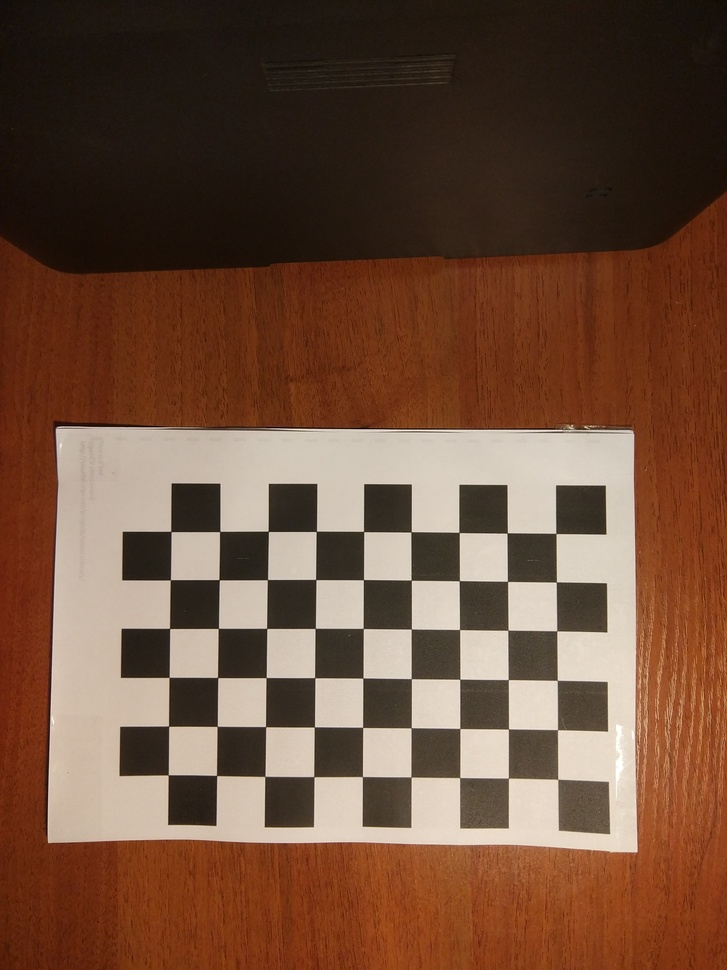
#> input picture Camera calibration/python camera calibration/corners/photo for calibration/chessboard (01).jpg, 727 x 970 px, shrunk from 3000 x 4000 before the run; its folder holds only this picture in this run
$ python calibrate.py
#> lines starting #> are read from the running program, lines starting #| are printed output that depends on the picture; after the words box and inside, x2 and y2 are one past the last pixel; in counts of white or black regions, pixels touching at a corner belong together; long printed decimals are rounded
import numpy as np
import cv2
import glob

# termination criteria
criteria = (cv2.TERM_CRITERIA_EPS + cv2.TERM_CRITERIA_MAX_ITER, 25, 0.001)

# prepare object points, like (0,0,0), (1,0,0), (2,0,0) ....,(8,5,0)
objp = np.zeros((6*9,3), np.float32)
objp[:,:2] = np.mgrid[0:9,0:6].T.reshape(-1,2)

# Arrays to store object points and image points from all the images.
objpoints = [] # 3d point in real world space
imgpoints = [] # 2d points in image plane.

images = glob.glob('photo for calibration\*.jpg')

Num = 1
for fname in images:
    img = cv2.imread(fname)
#> img is the input picture: shape (970, 727, 3); mean B, G, R 58.9, 78.3, 110.7
    gray = cv2.cvtColor(img,cv2.COLOR_BGR2GRAY)
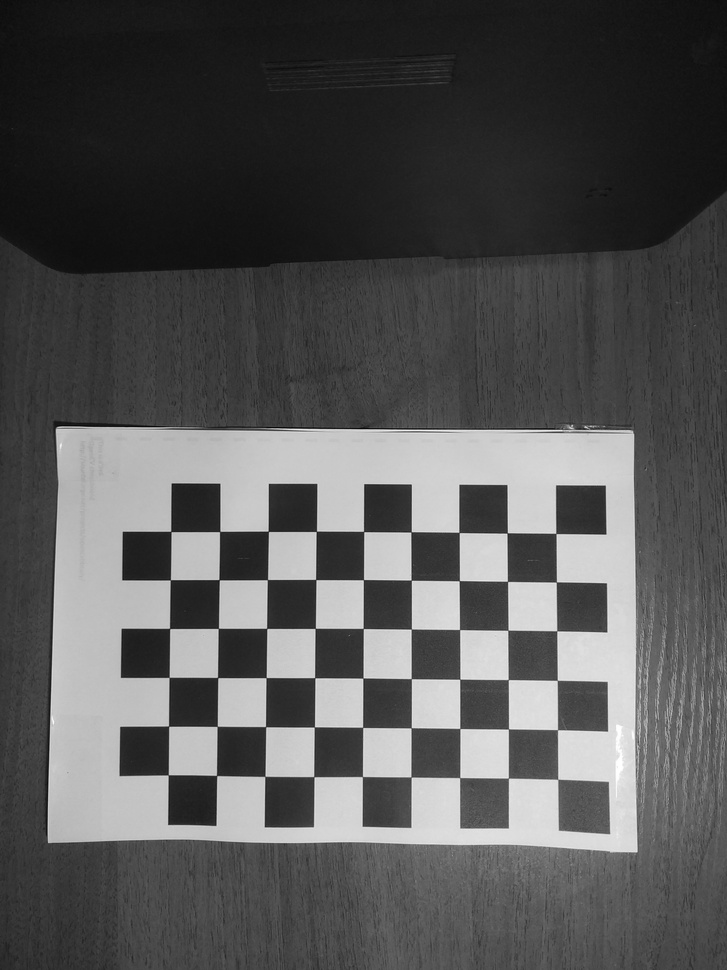
#> gray: shape (970, 727); min 6, max 255, mean 85.8

    # Find the chess board corners
    ret, corners = cv2.findChessboardCorners(gray, (9,6),None)
#> ret = True; corners = 54 rows, first 8: [557.7, 779.3], [508.4, 778.1], [459.7, 777.6], [411.1, 777], [362.4, 776.5], [313.8, 776.6], [264.8, 776.4], [216.6, 775.5]

    # If found, add object points, image points (after refining them)
    if ret == True:
        objpoints.append(objp)

        corners2 = cv2.cornerSubPix(gray,corners,(11,11),(-1,-1),criteria)
#> corners2 has the same summary as corners
        imgpoints.append(corners2)

        # Draw and display the corners
        img = cv2.drawChessboardCorners(img, (9,6), corners2,ret)
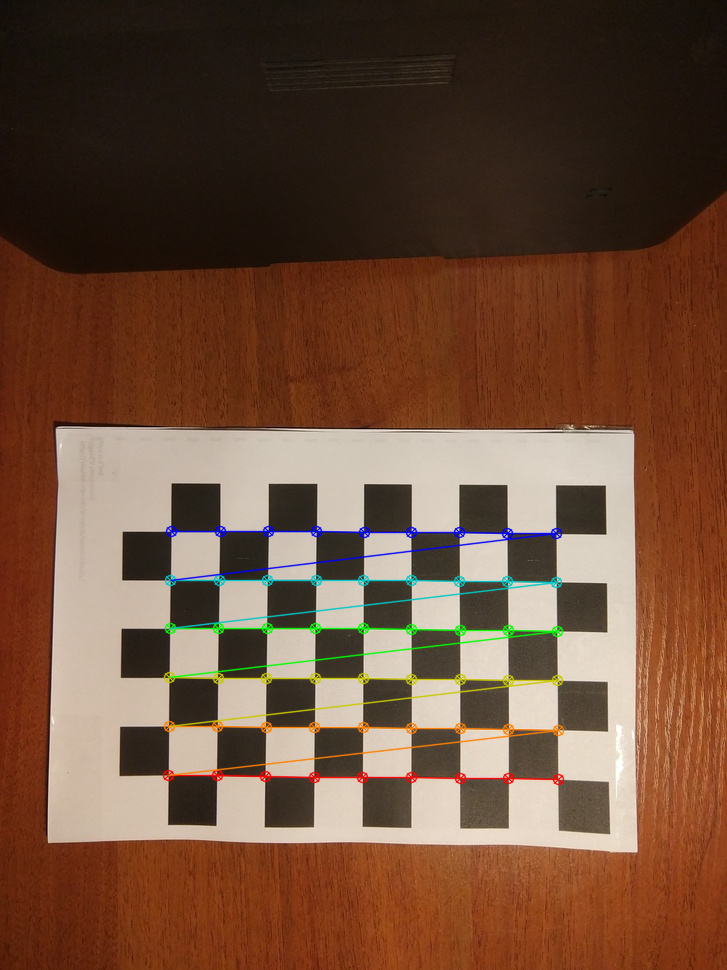
#> img: shape (970, 727, 3); 2.41% of pixels changed, all inside (x1, y1, x2, y2) = (162, 525, 565, 786)
        #cv2.imshow('img',img)
        cv2.imwrite('photo with corners\img{}.jpg'.format(Num), img)
        Num = Num + 1
        #cv2.waitKey(50)
        #cv2.destroyAllWindows()
    if ret == False:
        Num = Num + 1
        continue

# find matrix intrisinc parametrs, distortional coefficient, rotation matrix and transfer vector
ret, mtx, dist, rvecs, tvecs = cv2.calibrateCamera(objpoints, imgpoints, gray.shape[::-1],None,None)
#> ret = 0.214; mtx = [[1168, 0, 396], [0, 1172.2, 432.1], [0, 0, 1]]; dist = [[0.677, -5.36, -0.0125, 0.00659, 15.19]]; rvecs = ([-0.0055, -0.039, -3.14],); tvecs = ([3.3, 7.11, 24.49],)

print(mtx)
#| [[1.16801488e+03 0.00000000e+00 3.95974473e+02]
#|  [0.00000000e+00 1.17221935e+03 4.32084372e+02]
#|  [0.00000000e+00 0.00000000e+00 1.00000000e+00]]
print(dist)
#| [[ 6.76702396e-01 -5.35980241e+00 -1.24822957e-02  6.58604945e-03
#|    1.51943486e+01]]

# save matrix intrisinc parametrs and distortional coefficient
np.save('mtx', mtx)
np.save('dist', dist)

$ run again, on Camera calibration/python camera calibration/corners/photo for calibration/chessboard (05).jpg
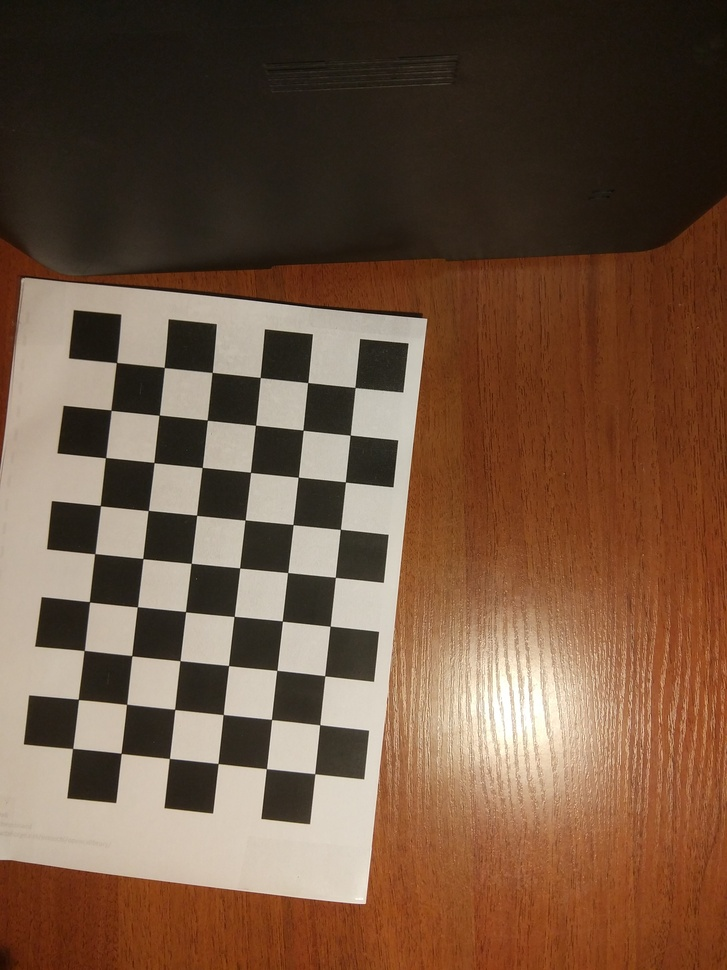
#> input picture Camera calibration/python camera calibration/corners/photo for calibration/chessboard (05).jpg, 727 x 970 px, shrunk from 3000 x 4000 before the run
#> img is the input picture: shape (970, 727, 3); mean B, G, R 64.3, 84.5, 112.2
#> `gray = cv2.cvtColor(img,cv2.COLOR_BGR2GRAY)`:
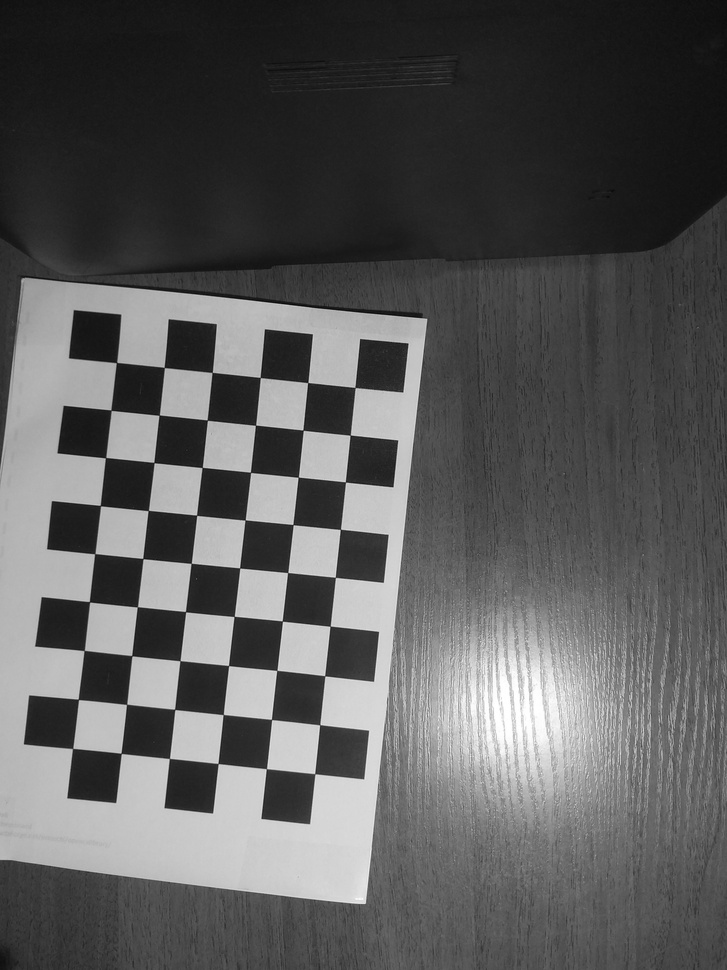
#> gray: shape (970, 727); min 7, max 255, mean 90.5
#> `ret, corners = cv2.findChessboardCorners(gray, (9,6),None)`: ret = True; corners = 54 rows, first 8: [355, 387.5], [350.2, 435.1], [345.5, 482], [340.4, 529.3], [335.4, 577.4], [330.1, 626.2], [324.7, 675.8], [319.7, 724.8]
#> corners2 = 54 rows, first 8: [355, 387.5], [350.2, 435.1], [345.4, 482], [340.4, 529.4], [335.3, 577.4], [330.1, 626.2], [324.7, 675.8], [319.7, 724.7]
#> `img = cv2.drawChessboardCorners(img, (9,6), corners2,ret)`:
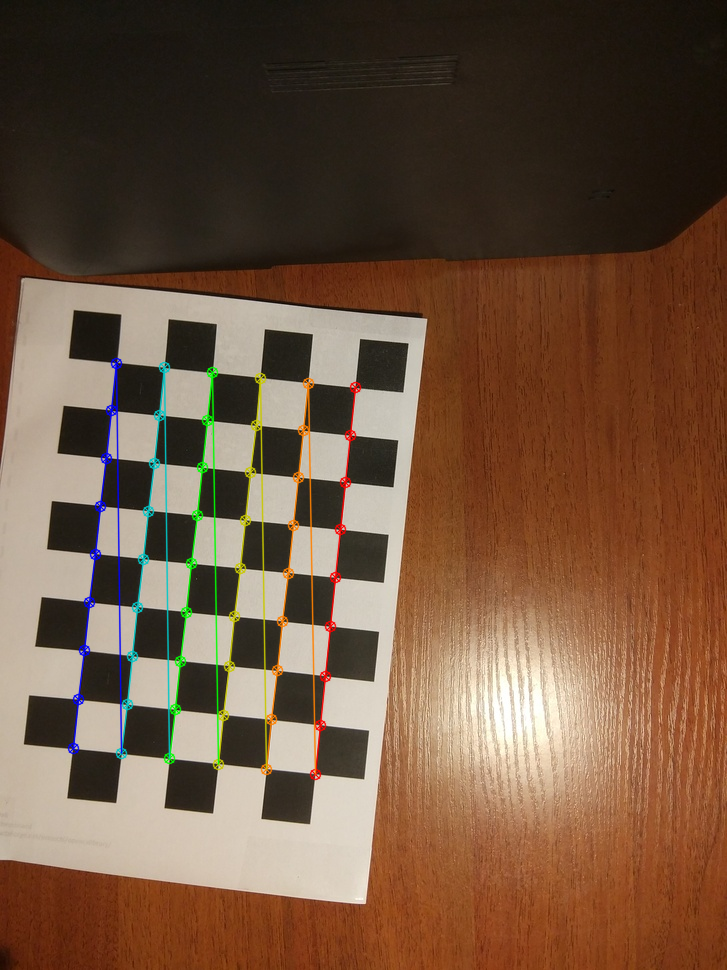
#> img: shape (970, 727, 3); 2.42% of pixels changed, all inside (x1, y1, x2, y2) = (67, 357, 362, 781)
#> `ret, mtx, dist, rvecs, tvecs = cv2.calibrateCamera(objpoints, imgpoint..`: ret = 0.191; mtx = [[108, 0, 361.3], [0, 107.9, 480], [0, 0, 1]]; dist = [[0.00697, -0.000895, 0.000583, -3.7e-05, 3.61e-05]]; rvecs = ([-0.00158, 0.00364, 1.67],); tvecs = ([-0.132, -1.95, 2.28],)
#| [[108.020   0.         361.345]
#|  [  0.         107.927 480.030]
#|  [  0.           0.           1.        ]]
#| [[ 6.97213180e-03 -8.94986150e-04  5.83425432e-04 -3.70035291e-05
#|    3.60576391e-05]]

$ run again, on Camera calibration/python camera calibration/corners/photo for calibration/chessboard (06).jpg
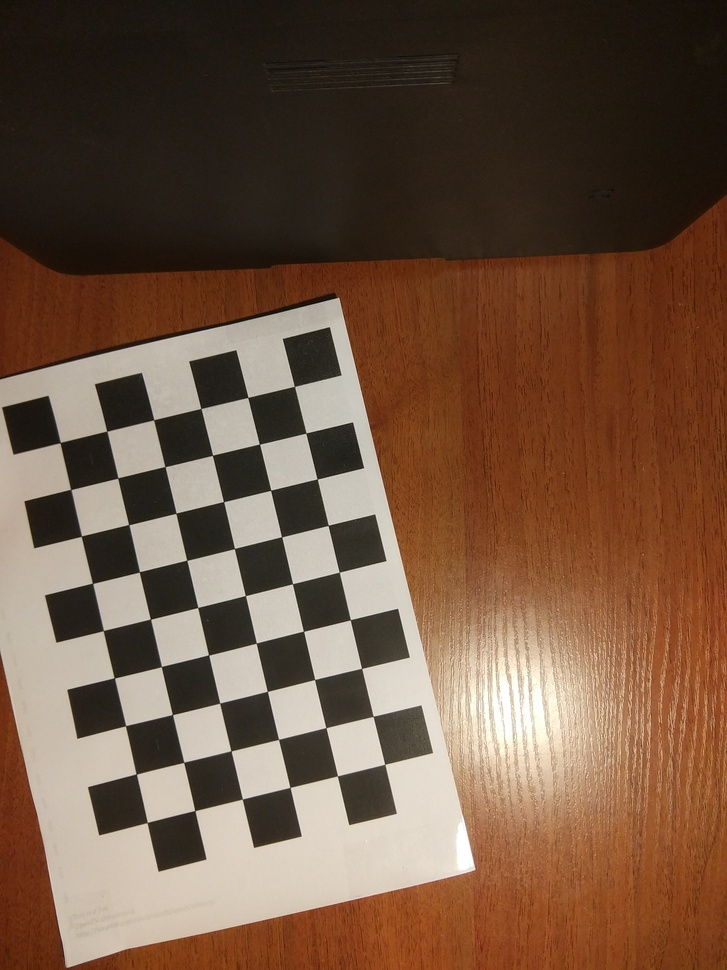
#> input picture Camera calibration/python camera calibration/corners/photo for calibration/chessboard (06).jpg, 727 x 970 px, shrunk from 3000 x 4000 before the run
#> img is the input picture: shape (970, 727, 3); mean B, G, R 66, 85.4, 112.7
#> `gray = cv2.cvtColor(img,cv2.COLOR_BGR2GRAY)`:
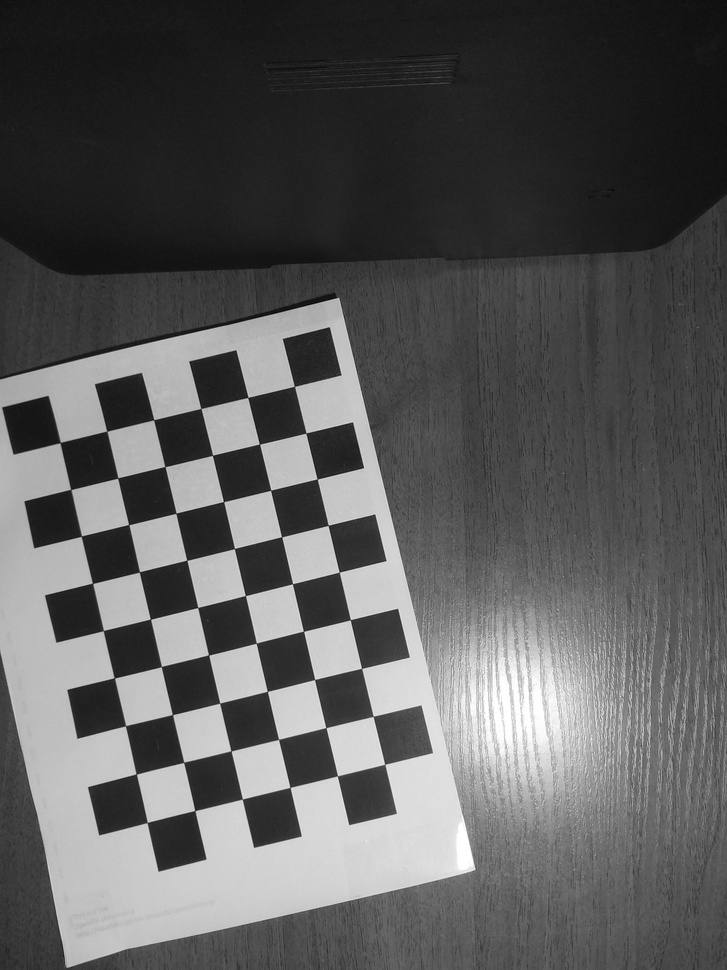
#> gray: shape (970, 727); min 7, max 255, mean 91.3
#> `ret, corners = cv2.findChessboardCorners(gray, (9,6),None)`: ret = True; corners = 54 rows, first 8: [294.5, 386.4], [306, 433.1], [317.2, 478.9], [328.2, 525.4], [339.3, 572.2], [350.4, 619.7], [361.6, 668.4], [373.2, 716.4]
#> corners2 = 54 rows, first 8: [294.4, 386.4], [305.9, 433.1], [317.2, 479], [328.1, 525.4], [339.3, 572.2], [350.3, 619.7], [361.6, 668.4], [373.1, 716.4]
#> `img = cv2.drawChessboardCorners(img, (9,6), corners2,ret)`:
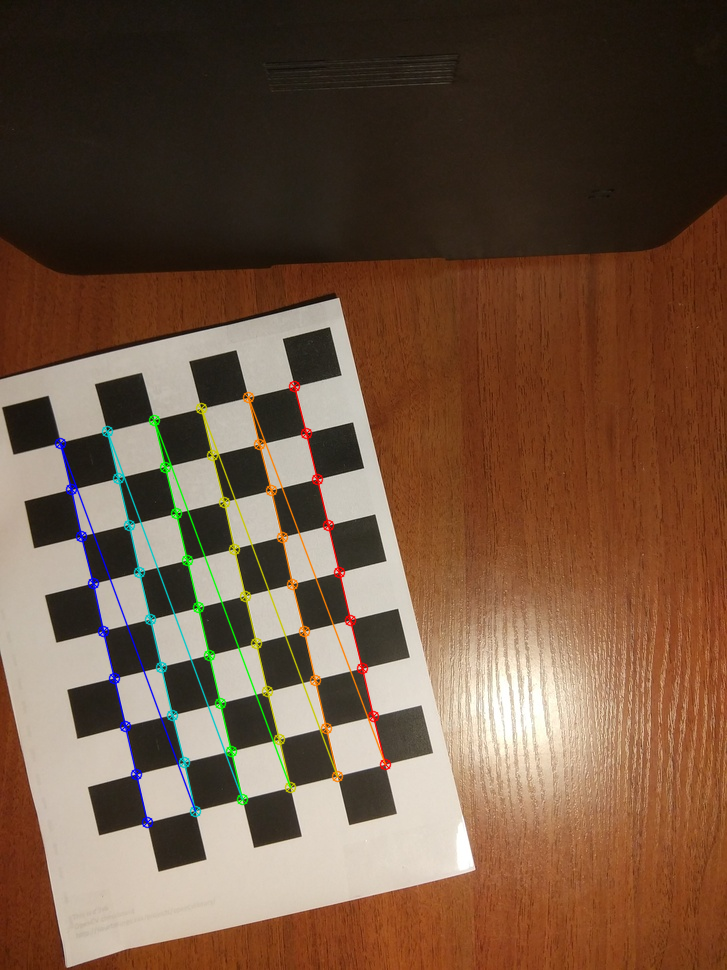
#> img: shape (970, 727, 3); 2.35% of pixels changed, all inside (x1, y1, x2, y2) = (54, 380, 392, 829)
#> `ret, mtx, dist, rvecs, tvecs = cv2.calibrateCamera(objpoints, imgpoint..`: ret = 0.337; mtx = [[11124.9, 0, 388.8], [0, 11064.2, 476.4], [0, 0, 1]]; dist = [[17.15, -8879.2, 0.215, 0.00869, -16.99]]; rvecs = ([0.104, 0.0279, 1.34],); tvecs = ([-1.96, -1.89, 230.9],)
#| [[1.11248747e+04 0.00000000e+00 3.88758180e+02]
#|  [0.00000000e+00 1.10642112e+04 4.76441346e+02]
#|  [0.00000000e+00 0.00000000e+00 1.00000000e+00]]
#| [[ 1.71464240e+01 -8.87922750e+03  2.14531643e-01  8.69292697e-03
#|   -1.69929439e+01]]

$ run again, on Camera calibration/python camera calibration/corners/photo for calibration/chessboard (07).jpg
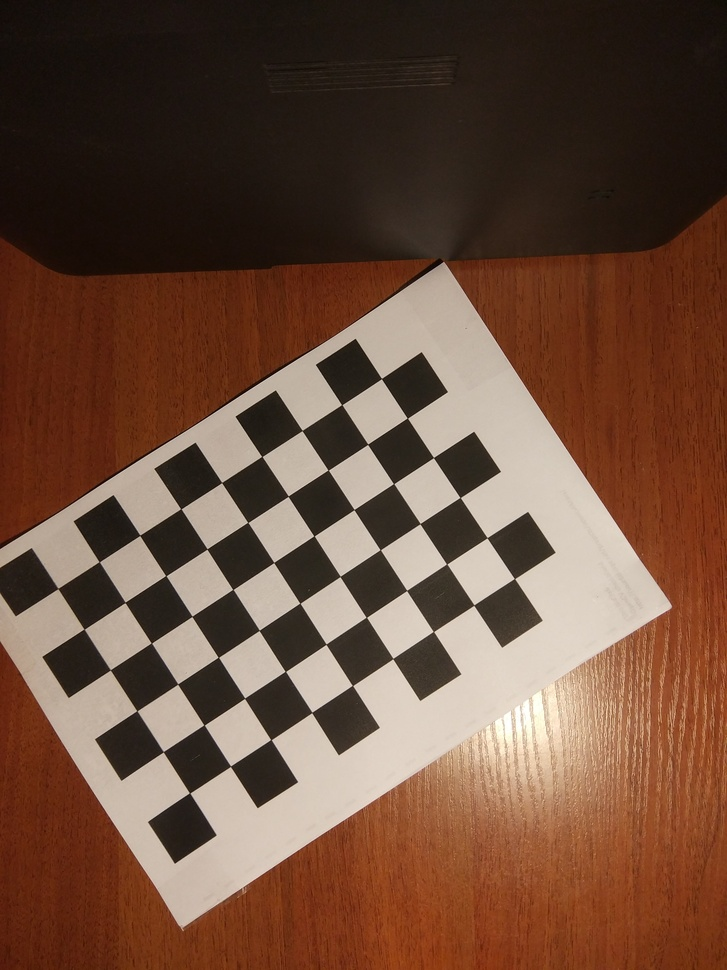
#> input picture Camera calibration/python camera calibration/corners/photo for calibration/chessboard (07).jpg, 727 x 970 px, shrunk from 3000 x 4000 before the run
#> img is the input picture: shape (970, 727, 3); mean B, G, R 59.8, 76.9, 107.6
#> `gray = cv2.cvtColor(img,cv2.COLOR_BGR2GRAY)`:
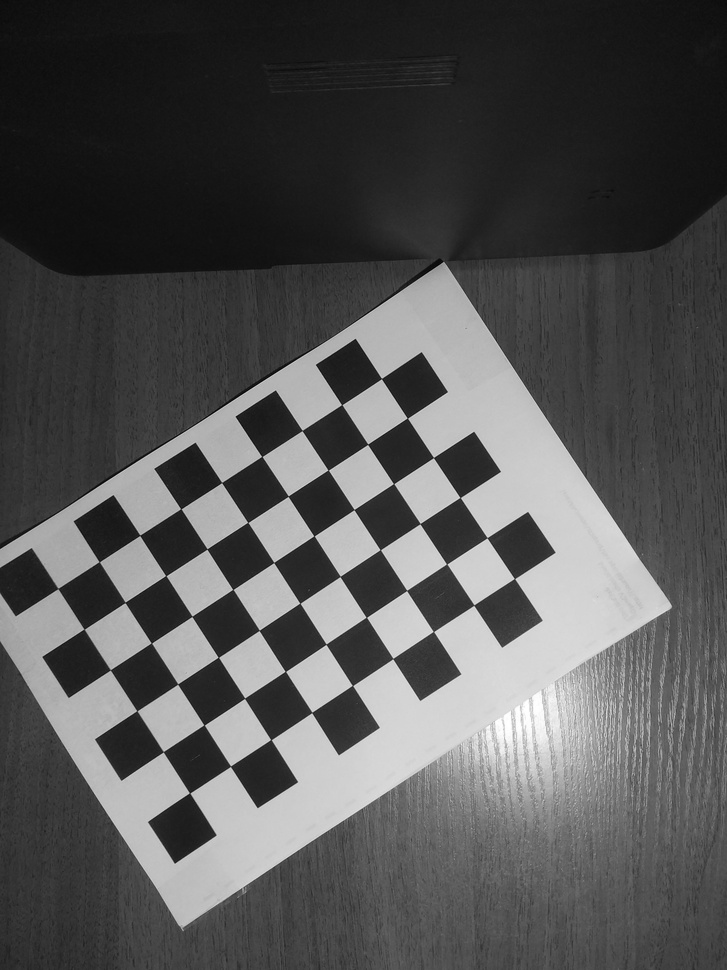
#> gray: shape (970, 727); min 2, max 255, mean 84.2
#> `ret, corners = cv2.findChessboardCorners(gray, (9,6),None)`: ret = True; corners = 54 rows, first 8: [57.89, 588.5], [99.28, 561.7], [139.8, 535.3], [180.8, 508.7], [221.6, 482.5], [261.9, 456.5], [302.2, 430.5], [341.7, 404.6]
#> corners2 = 54 rows, first 8: [57.81, 588.5], [99.24, 561.7], [139.8, 535.3], [180.9, 508.8], [221.6, 482.6], [261.9, 456.5], [302.1, 430.5], [341.8, 404.7]
#> `img = cv2.drawChessboardCorners(img, (9,6), corners2,ret)`:
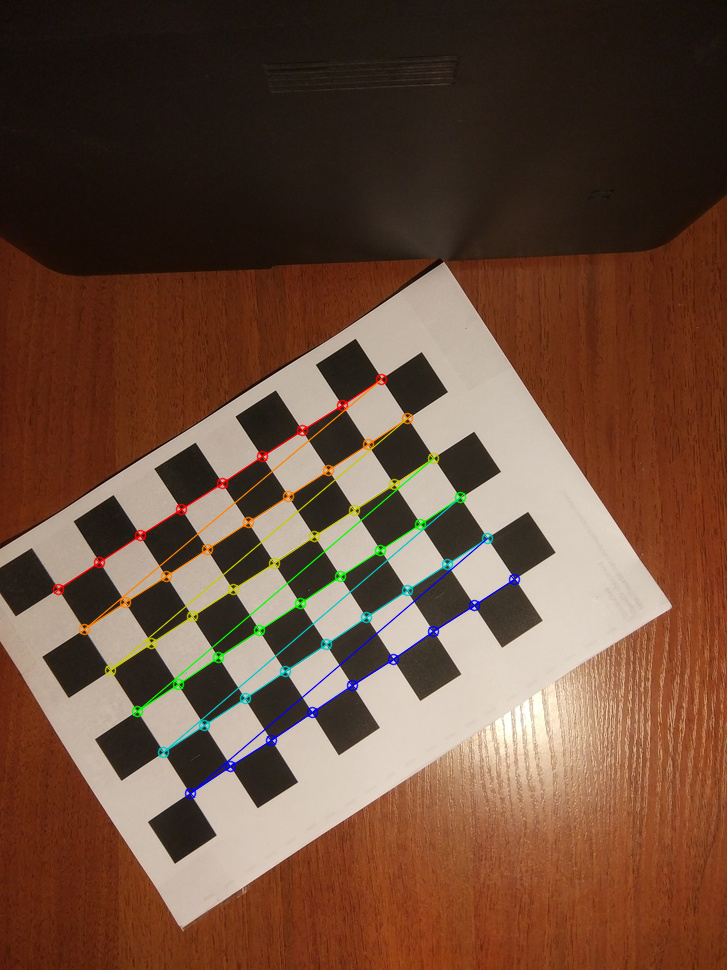
#> img: shape (970, 727, 3); 2.09% of pixels changed, all inside (x1, y1, x2, y2) = (52, 373, 521, 800)
#> `ret, mtx, dist, rvecs, tvecs = cv2.calibrateCamera(objpoints, imgpoint..`: ret = 0.171; mtx = [[2244.6, 0, 380.1], [0, 2248.6, 432.8], [0, 0, 1]]; dist = [[2.77, -93.51, -0.0277, 0.0203, 1149.5]]; rvecs = ([-0.0983, -0.0127, -0.58],); tvecs = ([-6.66, 3.23, 47.17],)
#| [[2.24457853e+03 0.00000000e+00 3.80090620e+02]
#|  [0.00000000e+00 2.24861779e+03 4.32780000e+02]
#|  [0.00000000e+00 0.00000000e+00 1.00000000e+00]]
#| [[ 2.76833504e+00 -9.35142667e+01 -2.76941151e-02  2.03148582e-02
#|    1.14949043e+03]]
